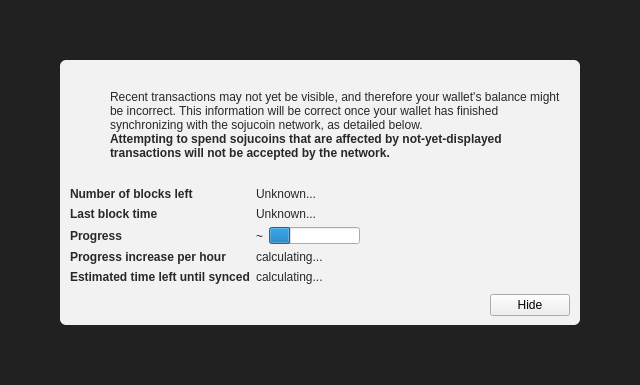
<?xml version="1.0" encoding="UTF-8"?>
<ui version="4.0">
 <class>ModalOverlay</class>
 <widget class="ModalOverlay" name="ModalOverlay">
  <property name="geometry">
   <rect>
    <x>0</x>
    <y>0</y>
    <width>640</width>
    <height>385</height>
   </rect>
  </property>
  <property name="windowTitle">
   <string>Form</string>
  </property>
  <layout class="QVBoxLayout" name="verticalLayout" stretch="0">
   <property name="sizeConstraint">
    <enum>QLayout::SetDefaultConstraint</enum>
   </property>
   <property name="leftMargin">
    <number>0</number>
   </property>
   <property name="topMargin">
    <number>0</number>
   </property>
   <property name="rightMargin">
    <number>0</number>
   </property>
   <property name="bottomMargin">
    <number>0</number>
   </property>
   <item>
    <widget class="QWidget" name="bgWidget" native="true">
     <property name="styleSheet">
      <string notr="true">#bgWidget { background: rgba(0,0,0,220); }</string>
     </property>
     <layout class="QVBoxLayout" name="verticalLayoutMain" stretch="1">
      <property name="leftMargin">
       <number>60</number>
      </property>
      <property name="topMargin">
       <number>60</number>
      </property>
      <property name="rightMargin">
       <number>60</number>
      </property>
      <property name="bottomMargin">
       <number>60</number>
      </property>
      <item>
       <widget class="QWidget" name="contentWidget" native="true">
        <property name="styleSheet">
         <string notr="true">#contentWidget { background: rgba(255,255,255,240); border-radius: 6px; }

QLabel { color: rgb(40,40,40);  }</string>
        </property>
        <layout class="QVBoxLayout" name="verticalLayoutSub" stretch="1,0,0,0">
         <property name="spacing">
          <number>0</number>
         </property>
         <property name="leftMargin">
          <number>10</number>
         </property>
         <property name="topMargin">
          <number>10</number>
         </property>
         <property name="rightMargin">
          <number>10</number>
         </property>
         <property name="bottomMargin">
          <number>10</number>
         </property>
         <item>
          <layout class="QHBoxLayout" name="horizontalLayoutIconText" stretch="0,1">
           <property name="topMargin">
            <number>20</number>
           </property>
           <item>
            <layout class="QVBoxLayout" name="verticalLayoutIcon">
             <property name="leftMargin">
              <number>0</number>
             </property>
             <item>
              <widget class="QPushButton" name="warningIcon">
               <property name="enabled">
                <bool>false</bool>
               </property>
               <property name="text">
                <string/>
               </property>
               <property name="icon">
                <iconset>
                 <normaloff>:/icons/warning</normaloff>
                 <disabledoff>:/icons/warning</disabledoff>:/icons/warning</iconset>
               </property>
               <property name="iconSize">
                <size>
                 <width>48</width>
                 <height>48</height>
                </size>
               </property>
               <property name="flat">
                <bool>true</bool>
               </property>
              </widget>
             </item>
             <item>
              <spacer name="verticalSpacerWarningIcon">
               <property name="orientation">
                <enum>Qt::Vertical</enum>
               </property>
               <property name="sizeHint" stdset="0">
                <size>
                 <width>20</width>
                 <height>40</height>
                </size>
               </property>
              </spacer>
             </item>
            </layout>
           </item>
           <item>
            <layout class="QVBoxLayout" name="verticalLayoutInfoText">
             <property name="leftMargin">
              <number>0</number>
             </property>
             <property name="topMargin">
              <number>0</number>
             </property>
             <item>
              <widget class="QLabel" name="infoText">
               <property name="text">
                <string>Recent transactions may not yet be visible, and therefore your wallet's balance might be incorrect. This information will be correct once your wallet has finished synchronizing with the sojucoin network, as detailed below.</string>
               </property>
               <property name="textFormat">
                <enum>Qt::RichText</enum>
               </property>
               <property name="wordWrap">
                <bool>true</bool>
               </property>
              </widget>
             </item>
             <item>
              <widget class="QLabel" name="infoTextStrong">
               <property name="font">
                <font>
                 <weight>75</weight>
                 <bold>true</bold>
                </font>
               </property>
               <property name="text">
                <string>Attempting to spend sojucoins that are affected by not-yet-displayed transactions will not be accepted by the network.</string>
               </property>
               <property name="textFormat">
                <enum>Qt::RichText</enum>
               </property>
               <property name="wordWrap">
                <bool>true</bool>
               </property>
              </widget>
             </item>
             <item>
              <spacer name="verticalSpacerInTextSpace">
               <property name="orientation">
                <enum>Qt::Vertical</enum>
               </property>
               <property name="sizeHint" stdset="0">
                <size>
                 <width>20</width>
                 <height>40</height>
                </size>
               </property>
              </spacer>
             </item>
            </layout>
           </item>
          </layout>
         </item>
         <item>
          <spacer name="verticalSpacerAfterText">
           <property name="orientation">
            <enum>Qt::Vertical</enum>
           </property>
           <property name="sizeHint" stdset="0">
            <size>
             <width>20</width>
             <height>40</height>
            </size>
           </property>
          </spacer>
         </item>
         <item>
          <layout class="QFormLayout" name="formLayout">
           <property name="fieldGrowthPolicy">
            <enum>QFormLayout::FieldsStayAtSizeHint</enum>
           </property>
           <property name="horizontalSpacing">
            <number>6</number>
           </property>
           <property name="verticalSpacing">
            <number>6</number>
           </property>
           <property name="topMargin">
            <number>10</number>
           </property>
           <item row="0" column="0">
            <widget class="QLabel" name="labelNumberOfBlocksLeft">
             <property name="font">
              <font>
               <weight>75</weight>
               <bold>true</bold>
              </font>
             </property>
             <property name="text">
              <string>Number of blocks left</string>
             </property>
            </widget>
           </item>
           <item row="0" column="1">
            <widget class="QLabel" name="numberOfBlocksLeft">
             <property name="text">
              <string>Unknown...</string>
             </property>
            </widget>
           </item>
           <item row="1" column="0">
            <widget class="QLabel" name="labelLastBlockTime">
             <property name="font">
              <font>
               <weight>75</weight>
               <bold>true</bold>
              </font>
             </property>
             <property name="text">
              <string>Last block time</string>
             </property>
            </widget>
           </item>
           <item row="1" column="1">
            <widget class="QLabel" name="newestBlockDate">
             <property name="sizePolicy">
              <sizepolicy hsizetype="Maximum" vsizetype="Preferred">
               <horstretch>0</horstretch>
               <verstretch>0</verstretch>
              </sizepolicy>
             </property>
             <property name="text">
              <string>Unknown...</string>
             </property>
            </widget>
           </item>
           <item row="2" column="0">
            <widget class="QLabel" name="labelSyncDone">
             <property name="font">
              <font>
               <weight>75</weight>
               <bold>true</bold>
              </font>
             </property>
             <property name="text">
              <string>Progress</string>
             </property>
            </widget>
           </item>
           <item row="2" column="1">
            <layout class="QHBoxLayout" name="horizontalLayoutSync" stretch="0,1">
             <item>
              <widget class="QLabel" name="percentageProgress">
               <property name="text">
                <string notr="true">~</string>
               </property>
              </widget>
             </item>
             <item>
              <widget class="QProgressBar" name="progressBar">
               <property name="value">
                <number>24</number>
               </property>
               <property name="format">
                <string/>
               </property>
              </widget>
             </item>
            </layout>
           </item>
           <item row="4" column="0">
            <widget class="QLabel" name="labelProgressIncrease">
             <property name="font">
              <font>
               <weight>75</weight>
               <bold>true</bold>
              </font>
             </property>
             <property name="text">
              <string>Progress increase per hour</string>
             </property>
            </widget>
           </item>
           <item row="4" column="1">
            <widget class="QLabel" name="progressIncreasePerH">
             <property name="text">
              <string>calculating...</string>
             </property>
            </widget>
           </item>
           <item row="5" column="0">
            <widget class="QLabel" name="labelEstimatedTimeLeft">
             <property name="font">
              <font>
               <weight>75</weight>
               <bold>true</bold>
              </font>
             </property>
             <property name="text">
              <string>Estimated time left until synced</string>
             </property>
            </widget>
           </item>
           <item row="5" column="1">
            <widget class="QLabel" name="expectedTimeLeft">
             <property name="text">
              <string>calculating...</string>
             </property>
            </widget>
           </item>
          </layout>
         </item>
         <item>
          <layout class="QHBoxLayout" name="horizontalLayoutButtons">
           <property name="leftMargin">
            <number>10</number>
           </property>
           <property name="topMargin">
            <number>10</number>
           </property>
           <item>
            <spacer name="horizontalSpacer">
             <property name="orientation">
              <enum>Qt::Horizontal</enum>
             </property>
             <property name="sizeHint" stdset="0">
              <size>
               <width>40</width>
               <height>20</height>
              </size>
             </property>
            </spacer>
           </item>
           <item>
            <widget class="QPushButton" name="closeButton">
             <property name="text">
              <string>Hide</string>
             </property>
            </widget>
           </item>
          </layout>
         </item>
        </layout>
       </widget>
      </item>
     </layout>
    </widget>
   </item>
  </layout>
 </widget>
 <customwidgets>
  <customwidget>
   <class>ModalOverlay</class>
   <extends>QWidget</extends>
   <header>modaloverlay.h</header>
   <container>1</container>
  </customwidget>
 </customwidgets>
 <resources/>
 <connections/>
</ui>
